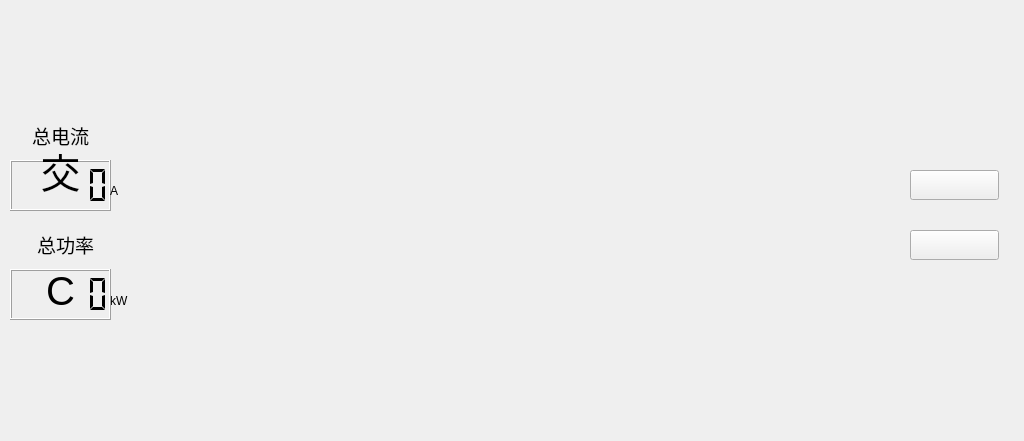
<?xml version="1.0" encoding="UTF-8"?>
<ui version="4.0">
 <class>HomeWid</class>
 <widget class="QWidget" name="HomeWid">
  <property name="geometry">
   <rect>
    <x>0</x>
    <y>0</y>
    <width>1024</width>
    <height>441</height>
   </rect>
  </property>
  <property name="windowTitle">
   <string>Form</string>
  </property>
  <widget class="QWidget" name="widget_1" native="true">
   <property name="geometry">
    <rect>
     <x>220</x>
     <y>54</y>
     <width>96</width>
     <height>96</height>
    </rect>
   </property>
   <property name="styleSheet">
    <string notr="true"/>
   </property>
  </widget>
  <widget class="QWidget" name="widget_2" native="true">
   <property name="geometry">
    <rect>
     <x>220</x>
     <y>300</y>
     <width>96</width>
     <height>96</height>
    </rect>
   </property>
   <property name="styleSheet">
    <string notr="true"/>
   </property>
  </widget>
  <widget class="QWidget" name="widget_3" native="true">
   <property name="geometry">
    <rect>
     <x>360</x>
     <y>54</y>
     <width>96</width>
     <height>96</height>
    </rect>
   </property>
   <property name="styleSheet">
    <string notr="true"/>
   </property>
  </widget>
  <widget class="QWidget" name="widget_4" native="true">
   <property name="geometry">
    <rect>
     <x>360</x>
     <y>300</y>
     <width>96</width>
     <height>96</height>
    </rect>
   </property>
   <property name="styleSheet">
    <string notr="true"/>
   </property>
  </widget>
  <widget class="QWidget" name="widget_5" native="true">
   <property name="geometry">
    <rect>
     <x>510</x>
     <y>54</y>
     <width>96</width>
     <height>96</height>
    </rect>
   </property>
   <property name="styleSheet">
    <string notr="true"/>
   </property>
  </widget>
  <widget class="QWidget" name="widget_6" native="true">
   <property name="geometry">
    <rect>
     <x>510</x>
     <y>300</y>
     <width>96</width>
     <height>96</height>
    </rect>
   </property>
   <property name="styleSheet">
    <string notr="true"/>
   </property>
  </widget>
  <widget class="QWidget" name="widget_7" native="true">
   <property name="geometry">
    <rect>
     <x>670</x>
     <y>54</y>
     <width>96</width>
     <height>96</height>
    </rect>
   </property>
   <property name="styleSheet">
    <string notr="true"/>
   </property>
  </widget>
  <widget class="QWidget" name="widget_8" native="true">
   <property name="geometry">
    <rect>
     <x>670</x>
     <y>300</y>
     <width>96</width>
     <height>96</height>
    </rect>
   </property>
   <property name="styleSheet">
    <string notr="true"/>
   </property>
  </widget>
  <widget class="QWidget" name="widget_9" native="true">
   <property name="geometry">
    <rect>
     <x>820</x>
     <y>54</y>
     <width>96</width>
     <height>96</height>
    </rect>
   </property>
   <property name="styleSheet">
    <string notr="true"/>
   </property>
  </widget>
  <widget class="QWidget" name="widget_10" native="true">
   <property name="geometry">
    <rect>
     <x>820</x>
     <y>300</y>
     <width>96</width>
     <height>96</height>
    </rect>
   </property>
   <property name="styleSheet">
    <string notr="true"/>
   </property>
  </widget>
  <widget class="QPushButton" name="downBtn">
   <property name="geometry">
    <rect>
     <x>910</x>
     <y>230</y>
     <width>89</width>
     <height>30</height>
    </rect>
   </property>
   <property name="styleSheet">
    <string notr="true">border-image: url(:/new/prefix1/image/next.png);</string>
   </property>
   <property name="text">
    <string/>
   </property>
   <property name="iconSize">
    <size>
     <width>89</width>
     <height>30</height>
    </size>
   </property>
  </widget>
  <widget class="QPushButton" name="upBtn">
   <property name="geometry">
    <rect>
     <x>910</x>
     <y>170</y>
     <width>89</width>
     <height>30</height>
    </rect>
   </property>
   <property name="styleSheet">
    <string notr="true">border-image: url(:/new/prefix1/image/last.png);</string>
   </property>
   <property name="text">
    <string/>
   </property>
   <property name="iconSize">
    <size>
     <width>89</width>
     <height>30</height>
    </size>
   </property>
  </widget>
  <widget class="QLabel" name="label">
   <property name="geometry">
    <rect>
     <x>20</x>
     <y>120</y>
     <width>81</width>
     <height>31</height>
    </rect>
   </property>
   <property name="font">
    <font>
     <family>AR PL UKai CN</family>
     <pointsize>14</pointsize>
     <weight>50</weight>
     <bold>false</bold>
     <stylestrategy>PreferAntialias</stylestrategy>
    </font>
   </property>
   <property name="text">
    <string>总电流</string>
   </property>
   <property name="alignment">
    <set>Qt::AlignCenter</set>
   </property>
  </widget>
  <widget class="QLabel" name="label_2">
   <property name="geometry">
    <rect>
     <x>20</x>
     <y>229</y>
     <width>91</width>
     <height>31</height>
    </rect>
   </property>
   <property name="font">
    <font>
     <family>AR PL UKai CN</family>
     <pointsize>14</pointsize>
     <weight>50</weight>
     <bold>false</bold>
    </font>
   </property>
   <property name="text">
    <string>总功率</string>
   </property>
   <property name="alignment">
    <set>Qt::AlignCenter</set>
   </property>
  </widget>
  <widget class="QLCDNumber" name="curLcd">
   <property name="geometry">
    <rect>
     <x>10</x>
     <y>160</y>
     <width>101</width>
     <height>51</height>
    </rect>
   </property>
   <property name="font">
    <font>
     <pointsize>12</pointsize>
     <weight>75</weight>
     <bold>true</bold>
    </font>
   </property>
   <property name="segmentStyle">
    <enum>QLCDNumber::Flat</enum>
   </property>
  </widget>
  <widget class="QLabel" name="label_3">
   <property name="geometry">
    <rect>
     <x>110</x>
     <y>180</y>
     <width>21</width>
     <height>21</height>
    </rect>
   </property>
   <property name="text">
    <string>A</string>
   </property>
  </widget>
  <widget class="QLabel" name="label_4">
   <property name="geometry">
    <rect>
     <x>110</x>
     <y>290</y>
     <width>41</width>
     <height>21</height>
    </rect>
   </property>
   <property name="text">
    <string>kW</string>
   </property>
  </widget>
  <widget class="QLCDNumber" name="powLcd">
   <property name="geometry">
    <rect>
     <x>10</x>
     <y>269</y>
     <width>101</width>
     <height>51</height>
    </rect>
   </property>
   <property name="font">
    <font>
     <weight>75</weight>
     <bold>true</bold>
    </font>
   </property>
   <property name="segmentStyle">
    <enum>QLCDNumber::Flat</enum>
   </property>
  </widget>
  <widget class="QWidget" name="widget" native="true">
   <property name="geometry">
    <rect>
     <x>130</x>
     <y>130</y>
     <width>691</width>
     <height>191</height>
    </rect>
   </property>
   <property name="styleSheet">
    <string notr="true">border-image: url(:/new/prefix1/image/branchs.png);</string>
   </property>
  </widget>
  <widget class="QLabel" name="name1">
   <property name="geometry">
    <rect>
     <x>10</x>
     <y>120</y>
     <width>101</width>
     <height>101</height>
    </rect>
   </property>
   <property name="font">
    <font>
     <family>Ubuntu</family>
     <pointsize>30</pointsize>
     <weight>7</weight>
     <italic>false</italic>
     <bold>false</bold>
    </font>
   </property>
   <property name="styleSheet">
    <string notr="true">font: 57 30pt &quot;Ubuntu&quot;;</string>
   </property>
   <property name="lineWidth">
    <number>1</number>
   </property>
   <property name="text">
    <string>交</string>
   </property>
   <property name="alignment">
    <set>Qt::AlignCenter</set>
   </property>
  </widget>
  <widget class="QLabel" name="name2">
   <property name="geometry">
    <rect>
     <x>10</x>
     <y>240</y>
     <width>101</width>
     <height>101</height>
    </rect>
   </property>
   <property name="font">
    <font>
     <family>Ubuntu</family>
     <pointsize>30</pointsize>
     <weight>7</weight>
     <italic>false</italic>
     <bold>false</bold>
    </font>
   </property>
   <property name="styleSheet">
    <string notr="true">font: 57 30pt &quot;Ubuntu&quot;;</string>
   </property>
   <property name="text">
    <string>C</string>
   </property>
   <property name="alignment">
    <set>Qt::AlignCenter</set>
   </property>
  </widget>
 </widget>
 <resources/>
 <connections/>
</ui>
